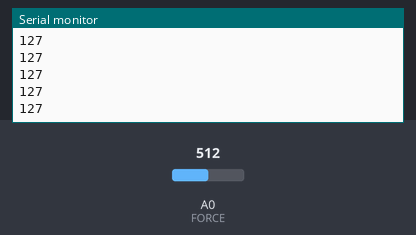
Bench run of a sketch on a simulated Arduino Uno, built with avr-gcc and run on an emulated ATmega328P. On the bench: the last lines printed to the serial monitor. Inputs (shaded band) come from the test bench; at power-on: A0 (FORCE) = 512.

Above: at 1.2 s.
1.3 s: A0 (FORCE) set to 716
At 1.31 s:
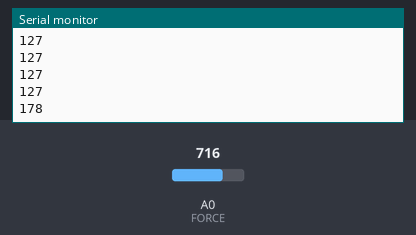
2.8 s: A0 (FORCE) set to 900
At 2.81 s:
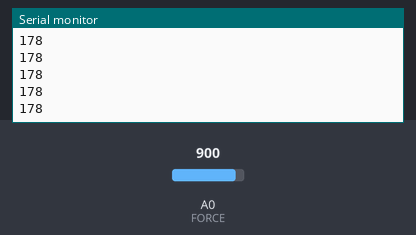
Timing chart, 0 to 5.8 s (numbered marks = the images above; inputs shaded):
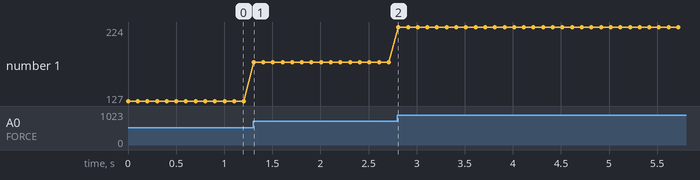

Measured:
- after the input at 1.3 s, the serial monitor: prints a new line at once (image 1)
- plotted number 1: 127 → 178 after the input at 1.3 s, 178 → 224 after the input at 2.8 s

The sketch:

forceSensor.ino
```cpp
/*
 * forceSensor
 * collects data from the force sensor over analog input: AI0
 */

const int FORCE=0; //Force sensor signal wired to analog pin 0

int val; //holds the measured force value

void setup() {
  Serial.begin(9600); //start serial with baud rate 9600

}

void loop() {
  val = map(analogRead(FORCE),0,1023,0,255); //read analog pin specified by FORCE
  Serial.println(val); //send value to serial
  delay(100);    //set a delay in [ms] to prevent overflow

}
```
